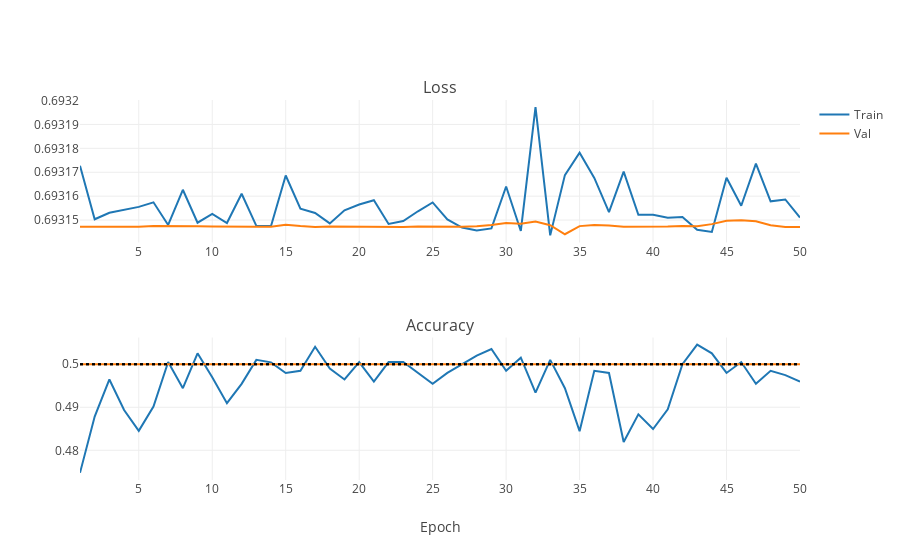

Here is the notebook cell this chart was saved with:
### Markdown cell above
Not too bad for a first try. We don't even see overfitting yet.Notice that our sample is rather imbalanced (it contains more cat pictures: where are you, dog people?! ;) ). This can be fixed by drawing the same number of images from each class, which is turned on by the balance_sample switch. Let's see if it improves the results!

### Code cell
iplot(plot_training_stats(NNs_path + "/AlexNet_logs/1_balanced.log"))

### Figure 1 — Plotly figure (JSON) as saved in the notebook; plotly's stock layout.template omitted (floating-point values rounded to 4 significant figures)
{"data": [{"line": {"color": "#1F77B4"}, "name": "Train", "type": "scatter", "uid": "1784918c-148f-4909-bf3a-babe6a539e2a", "x": [1, 2, 3, 4, 5, 6, 7, 8, 9, 10, 11, 12, 13, 14, 15, 16, 17, 18, 19, 20, 21, 22, 23, 24, 25, 26, 27, 28, 29, 30, 31, 32, 33, 34, 35, 36, 37, 38, 39, 40, 41, 42, 43, 44, 45, 46, 47, 48, 49, 50], "xaxis": "x", "y": [0.6932, 0.6932, 0.6932, 0.6932, 0.6932, 0.6932, 0.6931, 0.6932, 0.6931, 0.6932, 0.6931, 0.6932, 0.6931, 0.6931, 0.6932, 0.6932, 0.6932, 0.6931, 0.6932, 0.6932, 0.6932, 0.6931, 0.6931, 0.6932, 0.6932, 0.6932, 0.6931, 0.6931, 0.6931, 0.6932, 0.6931, 0.6932, 0.6931, 0.6932, 0.6932, 0.6932, 0.6932, 0.6932, 0.6932, 0.6932, 0.6932, 0.6932, 0.6931, 0.6931, 0.6932, 0.6932, 0.6932, 0.6932, 0.6932, 0.6932], "yaxis": "y"}, {"line": {"color": "#FF7F0E"}, "name": "Val", "type": "scatter", "uid": "1bd841ab-c1f1-411d-84a4-e1d7f1a7837a", "x": [1, 2, 3, 4, 5, 6, 7, 8, 9, 10, 11, 12, 13, 14, 15, 16, 17, 18, 19, 20, 21, 22, 23, 24, 25, 26, 27, 28, 29, 30, 31, 32, 33, 34, 35, 36, 37, 38, 39, 40, 41, 42, 43, 44, 45, 46, 47, 48, 49, 50], "xaxis": "x", "y": [0.6931, 0.6931, 0.6931, 0.6931, 0.6931, 0.6931, 0.6931, 0.6931, 0.6931, 0.6931, 0.6931, 0.6931, 0.6931, 0.6931, 0.6931, 0.6931, 0.6931, 0.6931, 0.6931, 0.6931, 0.6931, 0.6931, 0.6931, 0.6931, 0.6931, 0.6931, 0.6931, 0.6931, 0.6931, 0.6931, 0.6931, 0.6931, 0.6931, 0.6931, 0.6931, 0.6931, 0.6931, 0.6931, 0.6931, 0.6931, 0.6931, 0.6931, 0.6931, 0.6931, 0.6931, 0.6931, 0.6931, 0.6931, 0.6931, 0.6931], "yaxis": "y"}, {"line": {"color": "#1F77B4"}, "name": "Train", "showlegend": false, "type": "scatter", "uid": "36fc8a79-b679-4a69-8a08-81eb706c8948", "x": [1, 2, 3, 4, 5, 6, 7, 8, 9, 10, 11, 12, 13, 14, 15, 16, 17, 18, 19, 20, 21, 22, 23, 24, 25, 26, 27, 28, 29, 30, 31, 32, 33, 34, 35, 36, 37, 38, 39, 40, 41, 42, 43, 44, 45, 46, 47, 48, 49, 50], "xaxis": "x2", "y": [0.4748, 0.4878, 0.4965, 0.4894, 0.4845, 0.4902, 0.5005, 0.4944, 0.5025, 0.497, 0.491, 0.4954, 0.501, 0.5004, 0.498, 0.4985, 0.5041, 0.499, 0.4965, 0.5005, 0.4959, 0.5005, 0.5005, 0.498, 0.4954, 0.498, 0.5, 0.502, 0.5035, 0.4985, 0.5015, 0.4934, 0.501, 0.4944, 0.4844, 0.4985, 0.498, 0.4819, 0.4884, 0.485, 0.4895, 0.5, 0.5046, 0.5025, 0.498, 0.5005, 0.4954, 0.4985, 0.4975, 0.4959], "yaxis": "y2"}, {"line": {"color": "#FF7F0E"}, "name": "Val", "showlegend": false, "type": "scatter", "uid": "3ebe7a02-d498-4d5e-85a5-19602e7dc05f", "x": [1, 2, 3, 4, 5, 6, 7, 8, 9, 10, 11, 12, 13, 14, 15, 16, 17, 18, 19, 20, 21, 22, 23, 24, 25, 26, 27, 28, 29, 30, 31, 32, 33, 34, 35, 36, 37, 38, 39, 40, 41, 42, 43, 44, 45, 46, 47, 48, 49, 50], "xaxis": "x2", "y": [0.5, 0.5, 0.5, 0.5, 0.5, 0.5, 0.5, 0.5, 0.5, 0.5, 0.5, 0.5, 0.5, 0.5, 0.5, 0.5, 0.5, 0.5, 0.5, 0.5, 0.5, 0.5, 0.5, 0.5, 0.5, 0.5, 0.5, 0.5, 0.5, 0.5, 0.5, 0.5, 0.5, 0.5, 0.5, 0.5, 0.5, 0.5, 0.5, 0.5, 0.5, 0.5, 0.5, 0.5, 0.5, 0.5, 0.5, 0.5, 0.5, 0.5], "yaxis": "y2"}, {"line": {"color": "#000000", "dash": "dot"}, "mode": "lines", "name": "Always dogs", "showlegend": false, "type": "scatter", "uid": "70ae4d4b-04b2-497d-ad8c-3349b3412c19", "x": [1, 2, 3, 4, 5, 6, 7, 8, 9, 10, 11, 12, 13, 14, 15, 16, 17, 18, 19, 20, 21, 22, 23, 24, 25, 26, 27, 28, 29, 30, 31, 32, 33, 34, 35, 36, 37, 38, 39, 40, 41, 42, 43, 44, 45, 46, 47, 48, 49, 50], "xaxis": "x2", "y": [0.5, 0.5, 0.5, 0.5, 0.5, 0.5, 0.5, 0.5, 0.5, 0.5, 0.5, 0.5, 0.5, 0.5, 0.5, 0.5, 0.5, 0.5, 0.5, 0.5, 0.5, 0.5, 0.5, 0.5, 0.5, 0.5, 0.5, 0.5, 0.5, 0.5, 0.5, 0.5, 0.5, 0.5, 0.5, 0.5, 0.5, 0.5, 0.5, 0.5, 0.5, 0.5, 0.5, 0.5, 0.5, 0.5, 0.5, 0.5, 0.5, 0.5], "yaxis": "y2"}, {"line": {"color": "#000000", "dash": "dot"}, "mode": "lines", "name": "Always cats", "showlegend": false, "type": "scatter", "uid": "22b3c6f0-20d8-4814-89ec-ac0dec65d599", "x": [1, 2, 3, 4, 5, 6, 7, 8, 9, 10, 11, 12, 13, 14, 15, 16, 17, 18, 19, 20, 21, 22, 23, 24, 25, 26, 27, 28, 29, 30, 31, 32, 33, 34, 35, 36, 37, 38, 39, 40, 41, 42, 43, 44, 45, 46, 47, 48, 49, 50], "xaxis": "x2", "y": [0.5, 0.5, 0.5, 0.5, 0.5, 0.5, 0.5, 0.5, 0.5, 0.5, 0.5, 0.5, 0.5, 0.5, 0.5, 0.5, 0.5, 0.5, 0.5, 0.5, 0.5, 0.5, 0.5, 0.5, 0.5, 0.5, 0.5, 0.5, 0.5, 0.5, 0.5, 0.5, 0.5, 0.5, 0.5, 0.5, 0.5, 0.5, 0.5, 0.5, 0.5, 0.5, 0.5, 0.5, 0.5, 0.5, 0.5, 0.5, 0.5, 0.5], "yaxis": "y2"}], "layout": {"annotations": [{"font": {"size": 16}, "showarrow": false, "text": "Loss", "x": 0.5, "xanchor": "center", "xref": "paper", "y": 1, "yanchor": "bottom", "yref": "paper"}, {"font": {"size": 16}, "showarrow": false, "text": "Accuracy", "x": 0.5, "xanchor": "center", "xref": "paper", "y": 0.375, "yanchor": "bottom", "yref": "paper"}], "xaxis": {"anchor": "y", "domain": [0, 1]}, "xaxis2": {"anchor": "y2", "domain": [0, 1], "title": {"text": "Epoch"}}, "yaxis": {"anchor": "x", "domain": [0.625, 1], "type": "log"}, "yaxis2": {"anchor": "x2", "domain": [0, 0.375]}}}
